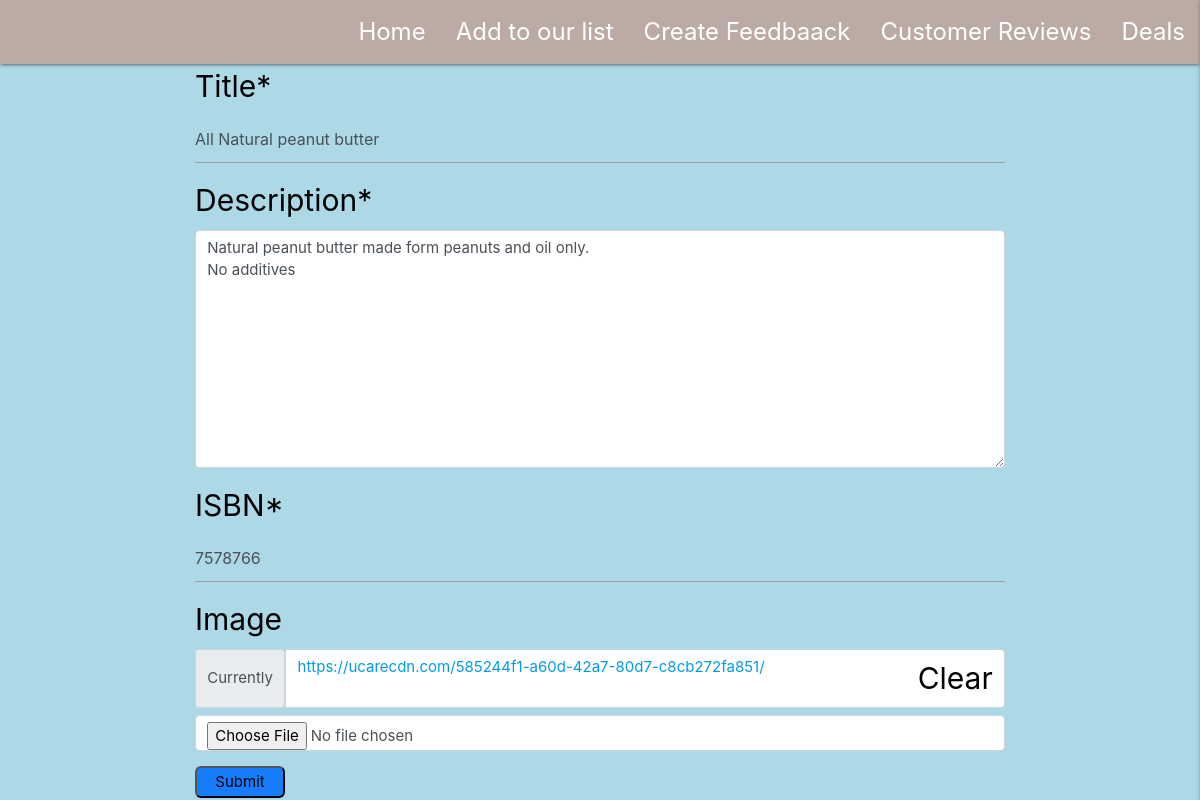
/healthfood/update/7 (signed in), run on an earlier commit of the app's database.
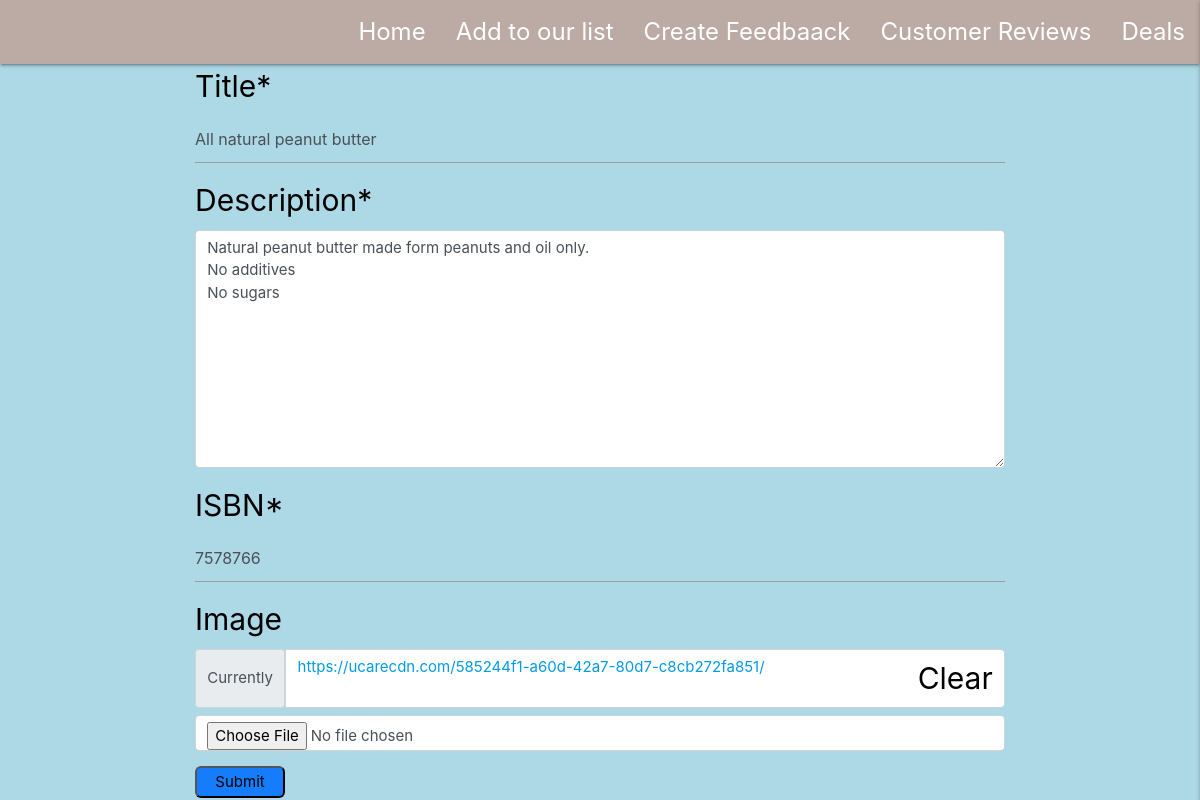
And on a later commit of the database.
### healthfood/models.py (models this page shows)
class healthfood(models.Model):
    title = models.CharField(blank=False, max_length=255)
    ISBN = models.CharField(blank=False, max_length=255)
    description = models.TextField(blank=False)
    image = ImageField(blank=True, manual_crop="")

### healthfood/views.py (the view)
@login_required
def update_healthfood(request, healthfood_id):
    healthfood_being_updated = get_object_or_404(healthfood, pk=healthfood_id)
    if request.method == "POST":
        healthfood_Form = healthfoodForm(
            request.POST, instance=healthfood_being_updated)
        if healthfood_Form.is_valid():
            healthfood_Form.save()
            messages.success(
                request, f"New food {healthfood_Form.cleaned_data['title']} updated")
            return redirect(reverse(index))
        else:
            return render(request, 'healthfood/update-template.html', {
                "form": healthfood_Form
            })
    else:
        healthfood_Form = healthfoodForm(instance=healthfood_being_updated)
        return render(request, 'healthfood/update-template.html', {
            "form": healthfood_Form
        })

### healthfood/forms.py
class healthfoodForm(forms.ModelForm):
    class Meta:
        image = ImageField(label='')
        model = healthfood
        fields = ('title', 'description', 'ISBN', 'image')

### healthfood/templates/healthfood/update-template.html (shortened to what this page needs)
{% extends 'base.template.html' %}
{%load crispy_forms_tags%}
{% load static %}
{%block content%}
<form method="POST">
    {{ form|crispy}}
    <input type="Submit" />
</form>
{%endblock%}

What changed in the data, as far as the page shows it:
changed healthfood: title "All Natural peanut butter" → "All natural peanut butter"; description "Natural peanut butter made form peanuts and oil only. No additives" → "Natural peanut butter made form peanuts and oil only. No additives No sugars"
